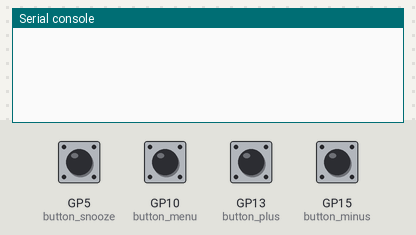
Bench run of a program on a simulated Raspberry Pi Pico running MicroPython. Shown: the last lines printed to the serial console. Inputs (shaded band) come from the test bench; at power-on: GP5 (button_snooze), GP10 (button_menu), GP13 (button_plus), GP15 (button_minus) HIGH. The clock reads 2024-03-15 10:24:30 at power-on unless the program sets it.

Above: at 1.2 s.
1.3 s: GP10 (button_menu) pulled LOW for 0.15 s
At 2.4 s:
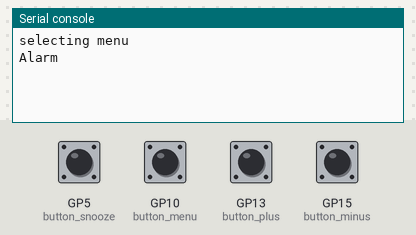
3.3 s: GP13 (button_plus) pulled LOW for 0.15 s
At 5.0 s:
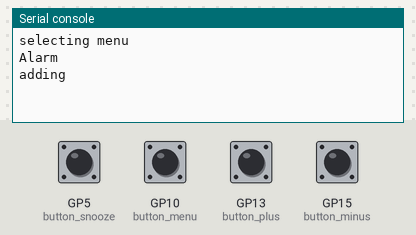
5.3 s: GP15 (button_minus) pulled LOW for 0.15 s
At 6.6 s:
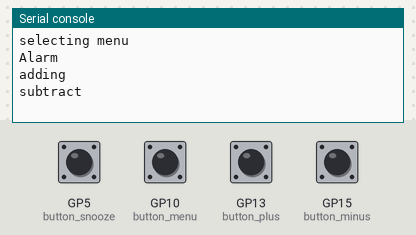
7.3 s: GP10 (button_menu) pulled LOW for 1 s
At 10.1 s:
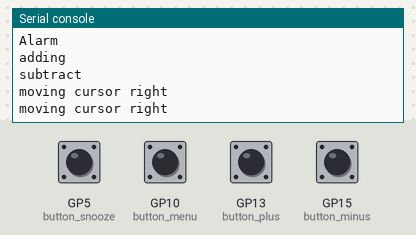

The program:

menu.py
```python
import time
from machine import Pin, I2C

button_snooze = machine.Pin(5, machine.Pin.IN, machine.Pin.PULL_UP)
button_menu = machine.Pin(10, machine.Pin.IN, machine.Pin.PULL_UP)
button_plus = machine.Pin(13, machine.Pin.IN, machine.Pin.PULL_UP)
button_minus = machine.Pin(15, machine.Pin.IN, machine.Pin.PULL_UP)

menu = False
plus = False
minus = False
snooze = False

def menuHandler(pin):
    global menu
    pin.irq(handler=None)
    menu = True
    while pin.value == 0:
        time.sleep(0.1)
    time.sleep(0.5)
    pin.irq(handler=menuHandler)

def snoozeHandler(pin):
    global snooze
    pin.irq(handler=None)
    snooze = True
    while pin.value == 0:
        time.sleep(0.1)
    time.sleep(0.5)
    pin.irq(handler=snoozeHandler)

def plusHandler(pin):
    global plus
    pin.irq(handler=None)
    plus = True
    while pin.value == 0:
        time.sleep(0.1)
    time.sleep(0.5)
    pin.irq(handler=plusHandler)

def minusHandler(pin):
    global minus
    pin.irq(handler=None)
    minus = True
    while pin.value == 0:
        time.sleep(0.1)
    time.sleep(0.5)
    pin.irq(handler=minusHandler)

def settings():
    global snooze, plus, minus, menu
    menu = False
    print("Alarm")
    start_time = time.time()
    while (time.time() - start_time) < 5:
        if snooze:
            snooze = False
            break
        if plus:
            plus = False
            print("adding")
            start_time = time.time()
        if minus:
            minus = False
            print("subtract")
            start_time = time.time()
        if menu:
            menu = False
            print("moving cursor right")
            start_time = time.time()
        time.sleep(0.1)

    print("Year")

    return

button_menu.irq(trigger=machine.Pin.IRQ_FALLING, handler=menuHandler)
button_plus.irq(trigger=machine.Pin.IRQ_FALLING, handler=plusHandler)
button_minus.irq(trigger=machine.Pin.IRQ_FALLING, handler=minusHandler)
button_snooze.irq(trigger=machine.Pin.IRQ_FALLING, handler=snoozeHandler)

while True:
    if menu:
        print("selecting menu")
        menu = False
        settings()
    time.sleep(0.1)
```

Measured:
- after the input at 1.3 s, the serial console: prints a new line after 0.50 s (image 1)
- after the input at 3.3 s, the serial console: prints a new line after 0.50 s (image 2)
- after the input at 5.3 s, the serial console: prints a new line after 0.50 s (image 3)
- after the input at 7.3 s, the serial console: prints a new line after 0.50 s (image 4)
